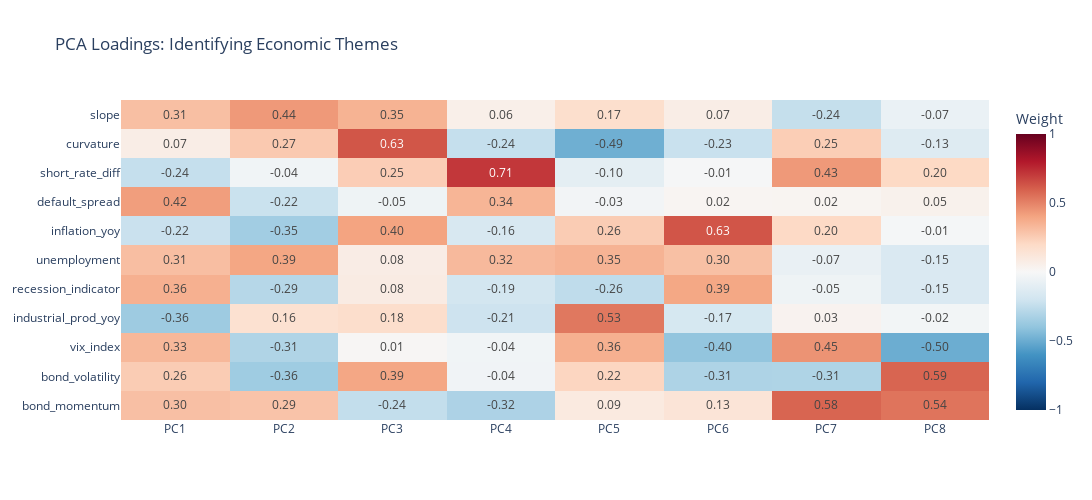

Notebook code for this chart:
### Markdown cell above
From the plot, we know can conclude that:
- The first 4 PCs explain ~71% variation of the data
- The first 5 PCs explain ~84% variation of the data
- The first 8 PCs explain ~93% variation of the data

### Code cell
# loadings heatmap: to interpret the components economically 
loadings = pd.DataFrame(
    pca.components_.T, 
    columns=pc_cols, 
    index=predictors
)

fig_loadings = px.imshow(
    loadings.iloc[:, :8],
    aspect="auto",
    text_auto=".2f",
    color_continuous_scale='RdBu_r',
    zmin=-1, zmax=1,
    title="PCA Loadings: Identifying Economic Themes",
    labels=dict(color="Weight"), width = 1100, height = 500
)
fig_loadings.show()

### Figure 1 — Plotly figure (JSON) as saved in the notebook; plotly's stock layout.template omitted (floating-point values rounded to 4 significant figures)
{"data": [{"coloraxis": "coloraxis", "hovertemplate": "x: %{x}<br>y: %{y}<br>Weight: %{z}<extra></extra>", "name": "0", "texttemplate": "%{z:.2f}", "type": "heatmap", "x": ["PC1", "PC2", "PC3", "PC4", "PC5", "PC6", "PC7", "PC8"], "xaxis": "x", "y": ["slope", "curvature", "short_rate_diff", "default_spread", "inflation_yoy", "unemployment", "recession_indicator", "industrial_prod_yoy", "vix_index", "bond_volatility", "bond_momentum"], "yaxis": "y", "z": [[0.3054, 0.4355, 0.3496, 0.05629, 0.1731, 0.07263, -0.2391, -0.06674], [0.06929, 0.2658, 0.6266, -0.2389, -0.4882, -0.2257, 0.2492, -0.1324], [-0.2385, -0.03654, 0.2504, 0.7138, -0.1011, -0.009182, 0.4344, 0.2047], [0.4194, -0.2211, -0.04792, 0.3407, -0.02878, 0.01893, 0.02364, 0.04521], [-0.2225, -0.3498, 0.403, -0.1642, 0.2558, 0.6302, 0.2041, -0.01383], [0.3069, 0.394, 0.07689, 0.3248, 0.3477, 0.3018, -0.07355, -0.1544], [0.3585, -0.2851, 0.08241, -0.1876, -0.2556, 0.39, -0.04765, -0.1543], [-0.3618, 0.16, 0.1773, -0.2094, 0.5318, -0.1711, 0.03375, -0.02393], [0.3299, -0.3057, 0.01099, -0.03797, 0.3603, -0.3975, 0.452, -0.4974], [0.2564, -0.3592, 0.3922, -0.03904, 0.2175, -0.3126, -0.3083, 0.5859], [0.3023, 0.2872, -0.2444, -0.3157, 0.09423, 0.1341, 0.5844, 0.5432]]}], "layout": {"coloraxis": {"cmax": 1, "cmin": -1, "colorbar": {"title": {"text": "Weight"}}, "colorscale": [[0, "rgb(5,48,97)"], [0.1, "rgb(33,102,172)"], [0.2, "rgb(67,147,195)"], [0.3, "rgb(146,197,222)"], [0.4, "rgb(209,229,240)"], [0.5, "rgb(247,247,247)"], [0.6, "rgb(253,219,199)"], [0.7, "rgb(244,165,130)"], [0.8, "rgb(214,96,77)"], [0.9, "rgb(178,24,43)"], [1, "rgb(103,0,31)"]]}, "height": 500, "title": {"text": "PCA Loadings: Identifying Economic Themes"}, "width": 1100, "xaxis": {"anchor": "y", "domain": [0, 1]}, "yaxis": {"anchor": "x", "autorange": "reversed", "domain": [0, 1]}}}
